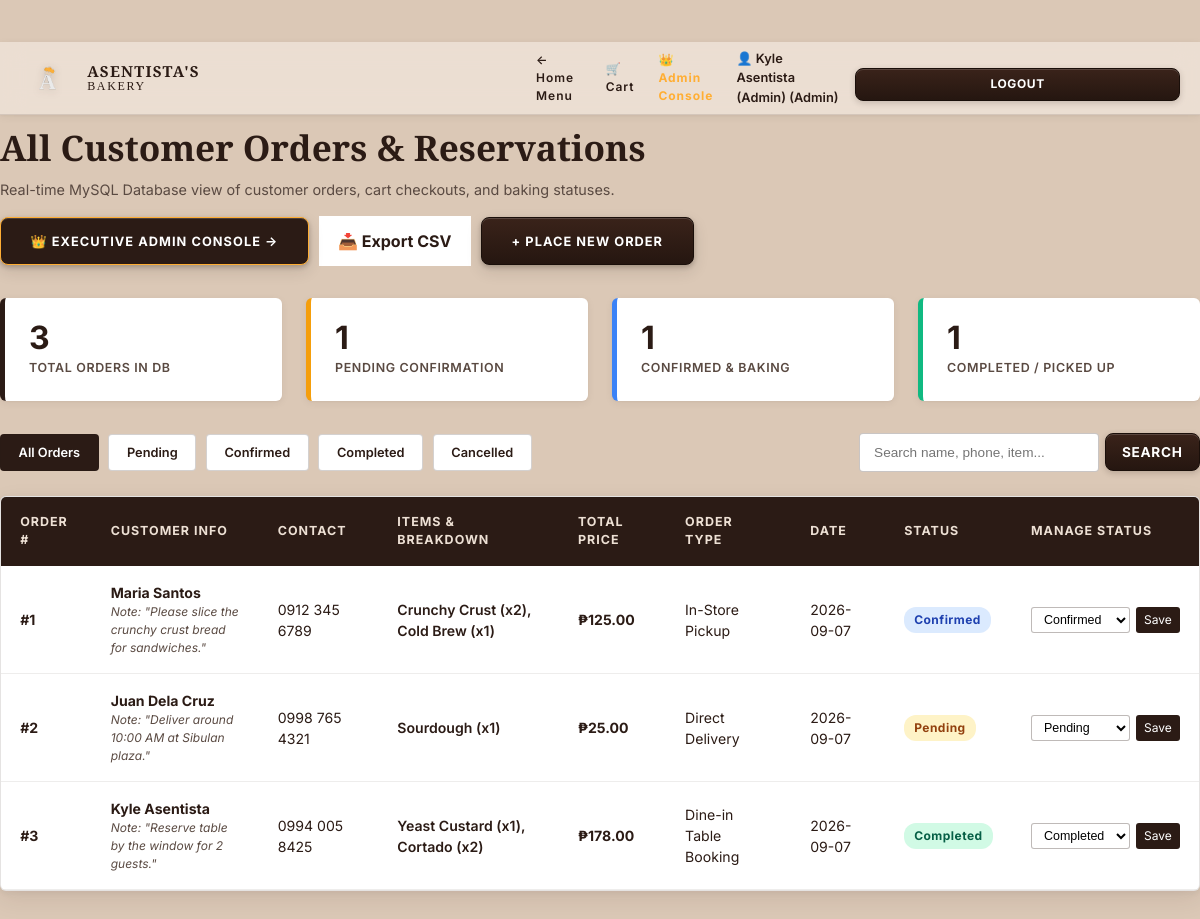
The page /User/dashboard.php (signed in) on the database its author committed.
### tables this page shows
CREATE TABLE `users` (
  `id` INT AUTO_INCREMENT PRIMARY KEY,
  `name` VARCHAR(100) NOT NULL,
  `email` VARCHAR(150) NOT NULL UNIQUE,
  `phone` VARCHAR(30) DEFAULT NULL,
  `password` VARCHAR(255) NOT NULL,
  `role` ENUM('admin', 'customer') DEFAULT 'customer',
  `created_at` TIMESTAMP DEFAULT CURRENT_TIMESTAMP,
  `updated_at` TIMESTAMP DEFAULT CURRENT_TIMESTAMP ON UPDATE CURRENT_TIMESTAMP
);

CREATE TABLE `orders` (
  `id` INT AUTO_INCREMENT PRIMARY KEY,
  `user_id` INT DEFAULT NULL,
  `customer_name` VARCHAR(100) NOT NULL,
  `customer_phone` VARCHAR(30) NOT NULL,
  `item_name` VARCHAR(255) NOT NULL,
  `item_price` DECIMAL(10,2) NOT NULL DEFAULT 0.00,
  `quantity` INT NOT NULL DEFAULT 1,
  `order_type` VARCHAR(50) NOT NULL DEFAULT 'In-Store Pickup',
  `reservation_date` DATE NOT NULL,
  `special_notes` TEXT DEFAULT NULL,
  `status` ENUM('Pending', 'Confirmed', 'Completed', 'Cancelled') NOT NULL DEFAULT 'Pending',
  `created_at` TIMESTAMP DEFAULT CURRENT_TIMESTAMP,
  `updated_at` TIMESTAMP DEFAULT CURRENT_TIMESTAMP ON UPDATE CURRENT_TIMESTAMP,
  CONSTRAINT `fk_orders_user` FOREIGN KEY (`user_id`) REFERENCES `users` (`id`) ON DELETE SET NULL ON UPDATE CASCADE
);

### database/function.php (called while the page is built, shortened)
<?php
function validateUserSession(?PDO $pdo = null) {
    $idleTimeoutSeconds = 1800;
    $userId = (int)$_SESSION['user_id'];
    if (!$pdo) {
        global $pdo;
    }
    if ($pdo) {
        try {
            $stmt = $pdo->prepare("SELECT id, name, email, phone, role, created_at FROM `users` WHERE id = :id LIMIT 1");
            $stmt->bindValue(':id', $userId, PDO::PARAM_INT);
            $stmt->execute();
            $user = $stmt->fetch();
            return $user;
        } catch (Exception $e) {
            error_log("Session DB Verification Error: " . $e->getMessage());
        }
    }
    return [
        'id'    => $_SESSION['user_id'],
        'name'  => $_SESSION['user_name'] ?? 'Guest',
        'email' => $_SESSION['user_email'] ?? '',
        'phone' => $_SESSION['user_phone'] ?? '',
        'role'  => $_SESSION['user_role'] ?? 'customer'
    ];
}
function isAdmin(?PDO $pdo = null) {
    $user = validateUserSession($pdo);
    return !empty($user) && isset($user['role']) && $user['role'] === 'admin';
}
function getCurrentUser(?PDO $pdo = null) {
    return validateUserSession($pdo);
}
function searchOrders(PDO $pdo, $keyword = '', $statusFilter = null, $userId = null) {
    $sql = "SELECT * FROM `orders` WHERE 1=1";
    $params = [];
    $sql .= " ORDER BY created_at DESC";
    $stmt = $pdo->prepare($sql);
    $stmt->execute();
    return $stmt->fetchAll();
}
function getAllOrders(PDO $pdo, $statusFilter = null) {
    return searchOrders($pdo, '', $statusFilter, null);
}

### User/dashboard.php (the view, shortened to what this page needs)
<?php
require_once __DIR__ . '/../database/function.php';
$user = getCurrentUser();
$filterStatus = isset($_GET['status']) && !empty($_GET['status']) ? sanitize_input($_GET['status']) : null;
$searchKeyword = isset($_GET['q']) ? sanitize_input($_GET['q']) : '';
if ($user['role'] === 'customer') {
    $orders = searchOrders($pdo, $searchKeyword, $filterStatus, $user['id']);
    $pageTitle = "My Bakery Orders";
} else {
    $orders = searchOrders($pdo, $searchKeyword, $filterStatus, null);
    $pageTitle = "All Customer Orders & Reservations";
}
if ($user['role'] === 'customer') {
    $statOrders = getUserOrders($pdo, $user['id']);
    $statTotalLabel = 'My Total Orders';
    $statPendingLabel = 'Pending Confirmation';
    $statConfirmedLabel = 'Confirmed & Baking';
    $statCompletedLabel = 'Completed / Picked Up';
} else {
    $statOrders = getAllOrders($pdo);
    $statTotalLabel = 'Total Orders in DB';
    $statPendingLabel = 'Pending Confirmation';
    $statConfirmedLabel = 'Confirmed & Baking';
    $statCompletedLabel = 'Completed / Picked Up';
}
$totalCount = count($statOrders);
$pendingCount = count(array_filter($statOrders, fn($o) => $o['status'] === 'Pending'));
$confirmedCount = count(array_filter($statOrders, fn($o) => $o['status'] === 'Confirmed'));
$completedCount = count(array_filter($statOrders, fn($o) => $o['status'] === 'Completed'));
?>
<!DOCTYPE html>
<html lang="en">
<head>
    <link rel="stylesheet" href="../style.css">
</head>
<body class="<?php echo isAdmin($pdo) ? 'admin-logged-in' : ''; ?>">
    <nav class="site-nav">
        <div class="container nav-container">
            <a href="../index.php" class="brand-logo-wrap">
                <div class="brand-svg-logo">
                    <img src="../assets/ASENTISTA FINAL.png" alt="Asentista's Bakery Logo" class="brand-logo-img">
                </div>
                <div class="brand-text-block">
                    <span class="brand-title">ASENTISTA'S</span>
                    <span class="brand-subtitle">BAKERY</span>
                </div>
            </a>
            <div style="display: flex; align-items: center; gap: 1rem;">
                <a href="../index.php" class="nav-link">← Home Menu</a>
                <a href="../Cart/cart.php" class="nav-link">🛒 Cart</a>
                <?php if (isAdmin($pdo)): ?>
                    <a href="../Admin/admin.php" class="nav-link" style="color: var(--color-yellow); font-weight: 700; display: inline-flex; align-items: center; gap: 4px;" title="Return to Executive Operations Center">👑 Admin Console</a>
                <?php endif; ?>
                <?php if ($user): ?>
                    <span style="font-size: 0.8rem; font-weight: 600;">👤 <?php echo htmlspecialchars($user['name']); ?> (<?php echo ucfirst($user['role']); ?>)</span>
                    <a href="../Login/logout.php" class="btn-submit-modal" style="padding: 0.4rem 0.8rem; font-size: 0.75rem; text-decoration: none;">Logout</a>
                <?php else: ?>
                    <a href="../Login/auth.php" class="btn-submit-modal" style="padding: 0.4rem 0.8rem; font-size: 0.75rem; text-decoration: none;">Login / Register</a>
                <?php endif; ?>
            </div>
        </div>
    </nav>
    <div class="container dashboard-container">
        <div class="dashboard-header">
            <div>
                <h1 style="font-family: var(--font-serif); font-size: 2.2rem; color: var(--color-brown-deep); margin-bottom: 0.3rem;">
                    <?php echo $pageTitle; ?>
                </h1>
                <p style="color: var(--color-text-muted); font-size: 0.9rem;">
                    Real-time MySQL Database view of customer orders, cart checkouts, and baking statuses.
                </p>
            </div>
            <div style="display: flex; gap: 10px; align-items: center; flex-wrap: wrap;">
                <?php if (isAdmin($pdo)): ?>
                    <a href="../Admin/admin.php" class="btn-book-now" style="background: var(--color-brown-deep); border: 1px solid var(--color-yellow); color: var(--color-yellow); text-decoration: none;" title="Open Executive Operations Center">
                        👑 Executive Admin Console →
                    </a>
                <?php endif; ?>
                <a href="dashboard.php?export=csv<?php echo $filterStatus ? '&status=' . urlencode($filterStatus) : ''; ?><?php echo $searchKeyword ? '&q=' . urlencode($searchKeyword) : ''; ?>" class="btn-clear-cart" style="padding: 0.8rem 1.2rem; font-weight: 700; background: var(--color-white); border-color: var(--color-brown-deep); text-decoration: none;">
                    📥 Export CSV
                </a>
                <a href="../index.php#bread-menu" class="btn-book-now" style="text-decoration: none;">
                    + Place New Order
                </a>
            </div>
        </div>
        <div class="stats-grid">
            <div class="stat-card">
                <div class="stat-value"><?php echo $totalCount; ?></div>
                <div class="stat-label"><?php echo htmlspecialchars($statTotalLabel); ?></div>
            </div>
            <div class="stat-card pending">
                <div class="stat-value"><?php echo $pendingCount; ?></div>
                <div class="stat-label"><?php echo htmlspecialchars($statPendingLabel); ?></div>
            </div>
            <div class="stat-card confirmed">
                <div class="stat-value"><?php echo $confirmedCount; ?></div>
                <div class="stat-label"><?php echo htmlspecialchars($statConfirmedLabel); ?></div>
            </div>
            <div class="stat-card completed">
                <div class="stat-value"><?php echo $completedCount; ?></div>
                <div class="stat-label"><?php echo htmlspecialchars($statCompletedLabel); ?></div>
            </div>
        </div>
        <div class="controls-row">
            <div class="filter-bar">
                <a href="dashboard.php<?php echo $searchKeyword ? '?q=' . urlencode($searchKeyword) : ''; ?>" class="filter-btn <?php echo !$filterStatus ? 'active' : ''; ?>">All Orders</a>
                <a href="dashboard.php?status=Pending<?php echo $searchKeyword ? '&q=' . urlencode($searchKeyword) : ''; ?>" class="filter-btn <?php echo $filterStatus === 'Pending' ? 'active' : ''; ?>">Pending</a>
                <a href="dashboard.php?status=Confirmed<?php echo $searchKeyword ? '&q=' . urlencode($searchKeyword) : ''; ?>" class="filter-btn <?php echo $filterStatus === 'Confirmed' ? 'active' : ''; ?>">Confirmed</a>
                <a href="dashboard.php?status=Completed<?php echo $searchKeyword ? '&q=' . urlencode($searchKeyword) : ''; ?>" class="filter-btn <?php echo $filterStatus === 'Completed' ? 'active' : ''; ?>">Completed</a>
                <a href="dashboard.php?status=Cancelled<?php echo $searchKeyword ? '&q=' . urlencode($searchKeyword) : ''; ?>" class="filter-btn <?php echo $filterStatus === 'Cancelled' ? 'active' : ''; ?>">Cancelled</a>
            </div>
            <form method="GET" action="dashboard.php" class="search-orders-form">
                <input type="text" name="q" class="search-orders-input" placeholder="Search name, phone, item..." value="<?php echo htmlspecialchars($searchKeyword); ?>">
                <button type="submit" class="btn-submit-modal" style="margin-top: 0; padding: 0.5rem 1rem; width: auto;">Search</button>
            </form>
        </div>
        <div class="orders-table-card">
            <?php if (empty($orders)): ?>
                <div style="padding: 3.5rem 2rem; text-align: center; color: var(--color-text-muted);">
                    <h3>No orders found matching your search.</h3>
                    <p style="margin-top: 0.5rem;">
                        <a href="dashboard.php" style="color: var(--color-brown-deep); text-decoration: underline;">Clear filters</a> or
                        <a href="../index.php" style="color: var(--color-brown-deep); text-decoration: underline;">Browse bakery menu</a>.
                    </p>
                </div>
            <?php else: ?>
                <table class="orders-table">
                    <thead>
                        <tr>
                            <th>Order #</th>
                            <th>Customer Info</th>
                            <th>Contact</th>
                            <th>Items & Breakdown</th>
                            <th>Total Price</th>
                            <th>Order Type</th>
                            <th>Date</th>
                            <th>Status</th>
                            <th>Manage Status</th>
                        </tr>
                    </thead>
                    <tbody>
                        <?php foreach ($orders as $row): ?>
                            <tr>
                                <td><strong>#<?php echo htmlspecialchars($row['id']); ?></strong></td>
                                <td>
                                    <strong><?php echo htmlspecialchars($row['customer_name']); ?></strong>
                                    <?php if (!empty($row['special_notes'])): ?>
                                        <div style="font-size: 0.75rem; color: var(--color-text-muted); font-style: italic; max-width: 220px;">
                                            Note: "<?php echo htmlspecialchars($row['special_notes']); ?>"
                                        </div>
                                    <?php endif; ?>
                                </td>
                                <td><?php echo htmlspecialchars($row['customer_phone']); ?></td>
                                <td>
                                    <span style="font-weight: 600;"><?php echo htmlspecialchars($row['item_name']); ?></span>
                                </td>
                                <td style="font-weight: 700; color: var(--color-brown-deep);">
                                    ₱<?php echo number_format($row['item_price'], 2); ?>
                                </td>
                                <td><?php echo htmlspecialchars($row['order_type']); ?></td>
                                <td><?php echo htmlspecialchars($row['reservation_date']); ?></td>
                                <td>
                                    <span class="status-badge status-<?php echo htmlspecialchars($row['status']); ?>">
                                        <?php echo htmlspecialchars($row['status']); ?>
                                    </span>
                                </td>
                                <td>
                                    <?php if (isAdmin()): ?>
                                        <form method="POST" action="dashboard.php" class="action-select-form">
                                            <select name="new_status" class="status-select">
                                                <option value="Pending" <?php echo $row['status'] === 'Pending' ? 'selected' : ''; ?>>Pending</option>
                                                <option value="Confirmed" <?php echo $row['status'] === 'Confirmed' ? 'selected' : ''; ?>>Confirmed</option>
                                                <option value="Completed" <?php echo $row['status'] === 'Completed' ? 'selected' : ''; ?>>Completed</option>
                                            </select>
                                            <button type="submit" class="btn-status-update">Save</button>
                                        </form>
                                    <?php else: ?>
                                        <span style="font-size: 0.8rem; color: var(--color-text-muted); font-style: italic;">
                                            Customer Order
                                        </span>
                                    <?php endif; ?>
                                </td>
                            </tr>
                        <?php endforeach; ?>
                    </tbody>
                </table>
            <?php endif; ?>
        </div>
    </div>
</body>
</html>

### rows shown on the page
users: name "Kyle Asentista (Admin)", role "Admin", role "All Customer Orders & Reservations", role "TOTAL ORDERS IN DB", role "PENDING CONFIRMATION", role "CONFIRMED & BAKING", role "COMPLETED / PICKED UP"
orders: id "1", customer_name "Maria Santos", special_notes "Please slice the crunchy crust bread for sandwiches.", customer_phone "0912 345 6789", item_name "Crunchy Crust (x2), Cold Brew (x1)", item_price "125.00", order_type "In-Store Pickup", reservation_date "2026-09-07", status "Confirmed", new_status "Confirmed"
orders: id "2", customer_name "Juan Dela Cruz", special_notes "Deliver around 10:00 AM at Sibulan plaza.", customer_phone "0998 765 4321", item_name "Sourdough (x1)", item_price "25.00", order_type "Direct Delivery", reservation_date "2026-09-07", status "Pending", new_status "Pending"
orders: id "3", customer_name "Kyle Asentista", special_notes "Reserve table by the window for 2 guests.", customer_phone "0994 005 8425", item_name "Yeast Custard (x1), Cortado (x2)", item_price "178.00", order_type "Dine-in Table Booking", reservation_date "2026-09-07", status "Completed", new_status "Completed"

### other values the page prints
$totalCount "3"
$pendingCount "1"
$confirmedCount "1"
$completedCount "1"
